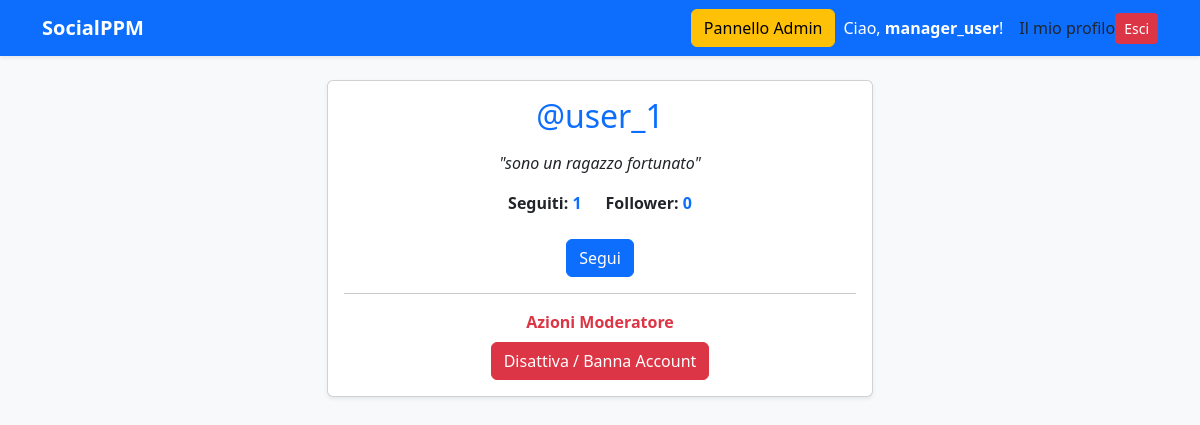
Screenshot of /user_1/ (signed in) with the database file from the repository.
### users/models.py (models this page shows, shortened)
class Profile(models.Model):
    user = models.OneToOneField(User, on_delete=models.CASCADE)
    bio = models.TextField(max_length=500, blank=True)
    follows = models.ManyToManyField(
        "self",
        related_name="followed_by",
        symmetrical=False,
        blank=True
    )

### users/views.py (the view)
# urls.py: path('<str:username>/', views.profile_view, name='profile'),
def profile_view(request, username):
    target_user = get_object_or_404(User, username=username)
    profile, created = Profile.objects.get_or_create(user=target_user)
    if request.user.is_authenticated:
        Profile.objects.get_or_create(user=request.user)
    context = {
        'profile_user': target_user,
        'profile': profile,
    }
    return render(request, 'users/profile.html', context)

### users/templates/users/profile.html (shortened to what this page needs)
{% extends 'base.html' %}
{% block content %}
<div class="row justify-content-center mt-4">
    <div class="col-md-6">
        <div class="card shadow-sm text-center">
            <div class="card-body">
                <h2 class="card-title text-primary">
                    @{{ profile_user.username }}
                </h2>
                <p class="fst-italic my-3">
                    "{{ profile.bio|default:'Nessuna biografia inserita.' }}"
                </p>
                <div class="d-flex justify-content-center gap-4 mb-4 fw-bold">
                    <span>Seguiti: <span class="text-primary">{{ profile.follows.count }}</span></span>
                    <span>Follower: <span class="text-primary">{{ profile.followed_by.count }}</span></span>
                </div>
                {% if user.is_authenticated and user != profile_user %}
                    <form action="{% url 'follow_user' profile_user.username %}" method="POST" class="d-inline">
                        {% if profile in user.profile.follows.all %}
                            <button type="submit" class="btn btn-outline-danger">Smetti di seguire</button>
                        {% else %}
                            <button type="submit" class="btn btn-primary">Segui</button>
                        {% endif %}
                    </form>
                {% elif user == profile_user %}
                    <a href="{% url 'edit_profile' %}" class="btn btn-outline-primary">Modifica Bio</a>
                {% endif %}
                {% if user.is_staff and user != profile_user %}
                    <hr>
                    <p class="text-danger fw-bold mb-2">Azioni Moderatore</p>
                    <form action="{% url 'ban_user' profile_user.username %}" method="POST" class="d-inline">
                        {% if profile_user.is_active %}
                            <button type="submit" class="btn btn-danger">Disattiva / Banna Account</button>
                        {% else %}
                            <button type="submit" class="btn btn-success">Riattiva Account</button>
                        {% endif %}
                    </form>
                {% endif %}
            </div>
        </div>
    </div>
</div>
{% endblock %}

### users/templates/base.html (shortened to what this page needs)
<!DOCTYPE html>
<html lang="it">
<head>
    <link href="https://cdn.jsdelivr.net/npm/bootstrap@5.3.0/dist/css/bootstrap.min.css" rel="stylesheet">
</head>
<body class="bg-light">
    <nav class="navbar navbar-expand-lg navbar-dark bg-primary mb-4 shadow-sm">
        <div class="container">
            <a class="navbar-brand fw-bold" href="{% url 'feed' %}">SocialPPM</a>
            <div class="d-flex align-items-center">
                {% if user.is_staff %}
                      <a href="{% url 'admin:index' %}" class="btn btn-warning me-2">Pannello Admin</a>
                {% endif %}
                {% if user.is_authenticated %}
                    <span class="text-white me-3">Ciao, <strong>{{ user.username }}</strong>!</span>
                    <a class="nav-link" href="{% url 'profile' user.username %}">Il mio profilo</a>
                    <form action="{% url 'logout' %}" method="post" class="d-inline">
                        <button type="submit" class="btn btn-danger btn-sm">Esci</button>
                    </form>
                {% else %}
                    <a href="{% url 'login' %}" class="btn btn-outline-light btn-sm me-2">Accedi</a>
                    <a href="{% url 'register' %}" class="btn btn-success btn-sm">Registrati</a>
                {% endif %}
            </div>
        </div>
    </nav>
    <div class="container">
        {% block content %}
        {% endblock %}
    </div>
</body>
</html>

### rows the page displays
Profile: bio "sono un ragazzo fortunato", follows.count "1", followed_by.count "0"

### other values shown
{{ user.username }} "manager_user"
{{ profile_user.username }} "user_1"
